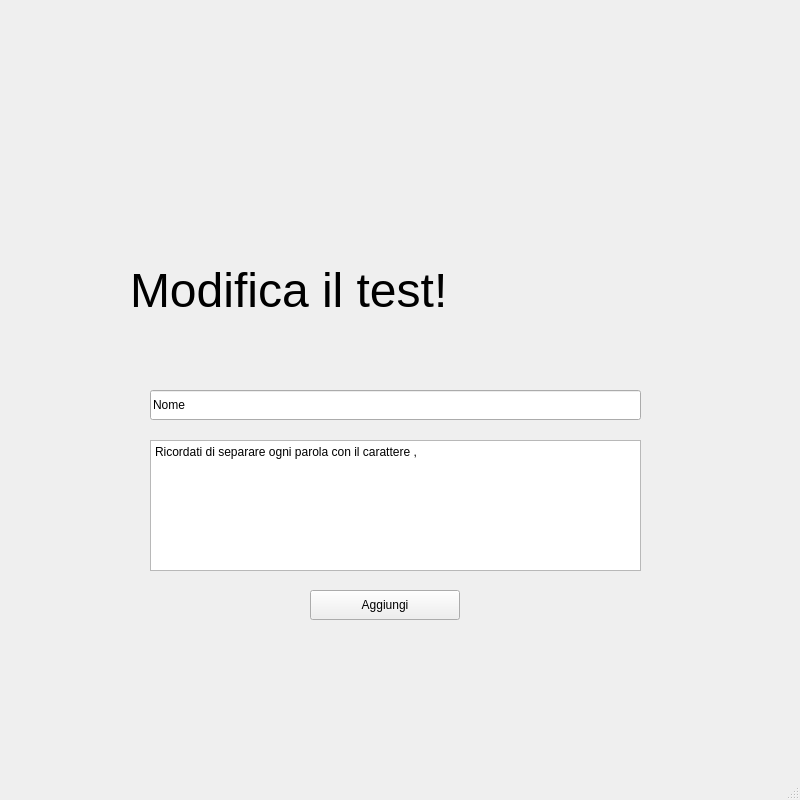
<?xml version="1.0" encoding="UTF-8"?>
<ui version="4.0">
 <class>MainWindow</class>
 <widget class="QMainWindow" name="MainWindow">
  <property name="geometry">
   <rect>
    <x>0</x>
    <y>0</y>
    <width>800</width>
    <height>800</height>
   </rect>
  </property>
  <property name="windowTitle">
   <string>MainWindow</string>
  </property>
  <widget class="QWidget" name="centralwidget">
   <widget class="QPushButton" name="RegistrazioneButton">
    <property name="geometry">
     <rect>
      <x>310</x>
      <y>590</y>
      <width>150</width>
      <height>30</height>
     </rect>
    </property>
    <property name="text">
     <string>Aggiungi</string>
    </property>
   </widget>
   <widget class="QLineEdit" name="UsernameInput">
    <property name="geometry">
     <rect>
      <x>150</x>
      <y>390</y>
      <width>491</width>
      <height>30</height>
     </rect>
    </property>
    <property name="text">
     <string>Nome</string>
    </property>
   </widget>
   <widget class="QLabel" name="label1">
    <property name="geometry">
     <rect>
      <x>130</x>
      <y>230</y>
      <width>631</width>
      <height>121</height>
     </rect>
    </property>
    <property name="font">
     <font>
      <pointsize>36</pointsize>
     </font>
    </property>
    <property name="acceptDrops">
     <bool>false</bool>
    </property>
    <property name="text">
     <string>Modifica il test!</string>
    </property>
   </widget>
   <widget class="QPlainTextEdit" name="plainTextEdit">
    <property name="geometry">
     <rect>
      <x>150</x>
      <y>440</y>
      <width>491</width>
      <height>131</height>
     </rect>
    </property>
    <property name="plainText">
     <string>Ricordati di separare ogni parola con il carattere ,</string>
    </property>
   </widget>
  </widget>
  <widget class="QStatusBar" name="statusbar"/>
 </widget>
 <resources/>
 <connections/>
</ui>
